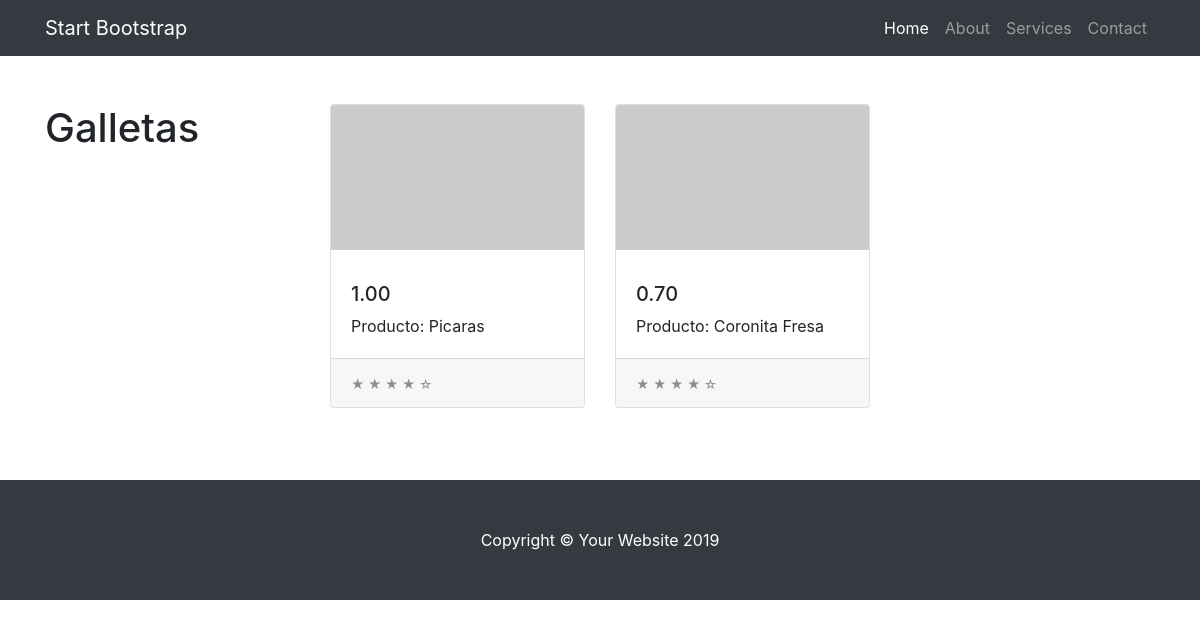
The app's page /tienda/categoria/4/ with its own data.
### tienda/models.py (models this page shows, shortened)
class Categoria(models.Model):
    nombre = models.CharField(max_length=200)
    pub_date = models.DateTimeField('date published')

class Producto(models.Model):
    categoria = models.ForeignKey(Categoria, on_delete=models.CASCADE)
    nombre = models.CharField(max_length=200)
    precio = models.DecimalField(max_digits=6, decimal_places=2)
    stock = models.IntegerField(default=0)
    pub_date = models.DateTimeField('date published')

### tienda/views.py (the view)
# urls.py: path('categoria/<int:categoria_id>/', views.detalles, name='categoria')
def detalles(request, categoria_id):
    lista_productos = get_object_or_404(Categoria, pk=categoria_id)
    categoria_list = Categoria.objects.all()
    context={
        'lista_productos':lista_productos,
        'categoria_list':categoria_list
    }
    return render(request, 'detalles.html',context)

### tienda/templates/detalles.html (shortened to what this page needs)
{% extends "layout.html" %}
{% block categoria %}
    <h1 class="py-5">{{ lista_productos.nombre }}</h1>
{% endblock %}
{% block content %}
  <div class="row py-5">
    {% if lista_productos %}
    {% for producto in lista_productos.producto_set.all %}
    <div class="col-lg-4 col-md-6 mb-4">
      <div class="card h-100">
        <a href="producto/{{ prod.id }}/"><img class="card-img-top" src="http://placehold.it/700x400" alt=""></a>
        <div class="card-body">
          <h5>{{ producto.precio }}</h5>
          <p class="card-text">Producto: {{ producto.nombre }}</p>
        </div>
        <div class="card-footer">
          <small class="text-muted">&#9733; &#9733; &#9733; &#9733; &#9734;</small>
        </div>
      </div>
    </div>
    {% endfor %}
    {% endif %}
  </div>
{% endblock %}

### tienda/static/css/shop.css (style rules this page uses)
body { padding-top: 54px; }
@media (min-width: 992px) { body { padding-top: 56px; } }

### records on screen
Categoria: nombre "Galletas"
Producto: precio "1.00", nombre "Picaras"
Producto: precio "0.70", nombre "Coronita Fresa"
